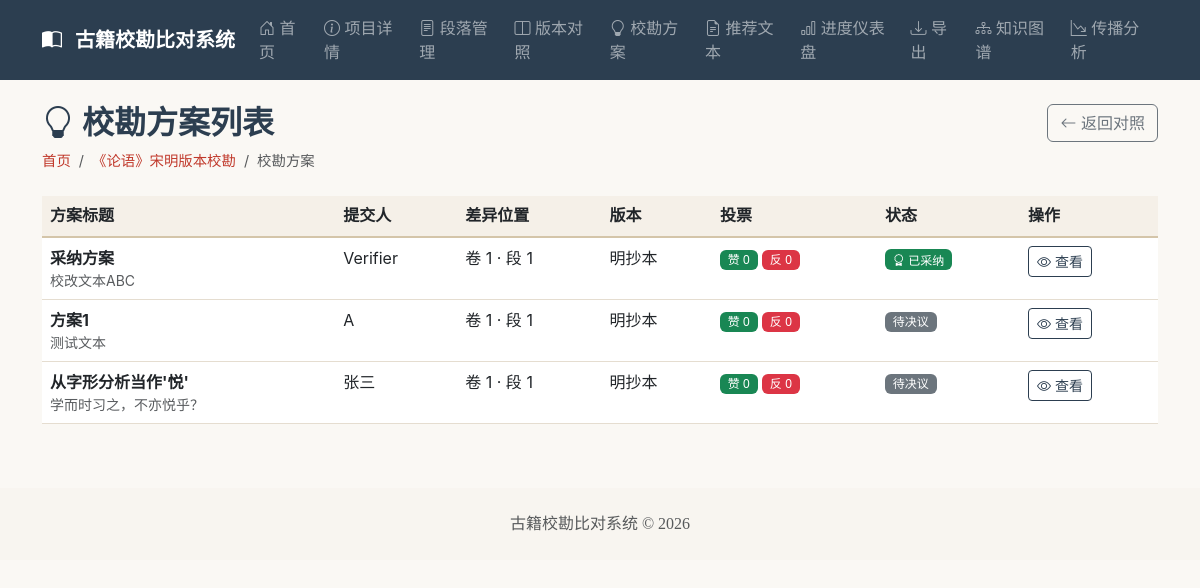
/projects/1/proposals, run on the app's committed database.
### app/models.py (models this page shows)
class Project(Base):
    __tablename__ = "project"
    id = Column(Integer, primary_key=True, autoincrement=True)
    name = Column(String(255), nullable=False)
    description = Column(Text, nullable=True)
    book_title = Column(String(255), nullable=False)
    created_at = Column(DateTime, default=datetime.now)
    versions = relationship("Version", back_populates="project", cascade="all, delete-orphan")
    diffs = relationship("Diff", back_populates="project", cascade="all, delete-orphan")

class CollationProposal(Base):
    __tablename__ = "collation_proposal"
    id = Column(Integer, primary_key=True, autoincrement=True)
    diff_id = Column(Integer, ForeignKey("diff.id", ondelete="CASCADE"), nullable=False)
    author = Column(String(255), nullable=False)
    title = Column(String(500), nullable=False)
    proposed_text = Column(Text, nullable=False)
    rationale = Column(Text, nullable=False)
    is_accepted = Column(Boolean, default=False)
    created_at = Column(DateTime, default=datetime.now)
    updated_at = Column(DateTime, default=datetime.now, onupdate=datetime.now)
    diff = relationship("Diff", back_populates="proposals")
    citations = relationship("LiteratureCitation", back_populates="proposal", cascade="all, delete-orphan")
    votes = relationship("Vote", back_populates="proposal", cascade="all, delete-orphan")
    review_records = relationship("ReviewRecord", back_populates="proposal", cascade="all, delete-orphan")

class Passage(Base):
    __tablename__ = "passage"
    id = Column(Integer, primary_key=True, autoincrement=True)
    version_id = Column(Integer, ForeignKey("version.id", ondelete="CASCADE"), nullable=False)
    volume_no = Column(Integer, nullable=False)
    paragraph_no = Column(Integer, nullable=False)
    content = Column(Text, nullable=False)
    updated_at = Column(DateTime, default=datetime.now, onupdate=datetime.now)
    __table_args__ = (UniqueConstraint("version_id", "volume_no", "paragraph_no", name="uq_version_volume_paragraph"),)
    version = relationship("Version", back_populates="passages")
    diffs = relationship("Diff", back_populates="passage", cascade="all, delete-orphan")

class Version(Base):
    __tablename__ = "version"
    id = Column(Integer, primary_key=True, autoincrement=True)
    project_id = Column(Integer, ForeignKey("project.id", ondelete="CASCADE"), nullable=False)
    name = Column(String(255), nullable=False)
    source = Column(Text, nullable=True)
    year = Column(String(50), nullable=True)
    __table_args__ = (UniqueConstraint("project_id", "name", name="uq_project_version_name"),)
    project = relationship("Project", back_populates="versions")
    passages = relationship("Passage", back_populates="version", cascade="all, delete-orphan")
    diffs = relationship("Diff", back_populates="version", cascade="all, delete-orphan")

### app/routers/resolution.py (the view)
@router.get("/projects/{project_id}/proposals", response_class=HTMLResponse)
async def proposals_list(
    request: Request,
    project_id: int,
    db: Session = Depends(get_db)
):
    project = crud.get_project(db, project_id)
    if not project:
        raise HTTPException(status_code=404, detail="项目不存在")
    diffs = crud.get_diffs_by_project(db, project_id)
    proposals_data = []
    for diff in diffs:
        proposals = crud.get_proposals_by_diff(db, diff.id)
        if proposals:
            version = crud.get_version(db, diff.version_id)
            passage = crud.get_passage(db, diff.passage_id)
            for p in proposals:
                vote_summary = crud.get_vote_summary(db, p.id)
                proposals_data.append({
                    "proposal": p,
                    "diff": diff,
                    "version": version,
                    "passage": passage,
                    "vote_summary": vote_summary
                })
    return templates.TemplateResponse("proposals_list.html", {
        "request": request,
        "project": project,
        "proposals_data": proposals_data
    })

### app/templates/proposals_list.html (shortened to what this page needs)
{% extends "base.html" %}
{% block content %}
<div class="d-flex justify-content-between align-items-start mb-4">
    <div>
        <h2 style="color: #2c3e50;">
            <i class="bi bi-lightbulb"></i> 校勘方案列表
        </h2>
        <nav aria-label="breadcrumb">
            <ol class="breadcrumb mb-0">
                <li class="breadcrumb-item"><a href="/">首页</a></li>
                <li class="breadcrumb-item"><a href="/projects/{{ project.id }}">{{ project.name }}</a></li>
                <li class="breadcrumb-item active">校勘方案</li>
            </ol>
        </nav>
    </div>
    <a href="/projects/{{ project.id }}/compare" class="btn btn-outline-secondary">
        <i class="bi bi-arrow-left"></i> 返回对照
    </a>
</div>
{% if proposals_data %}
<div class="table-responsive">
    <table class="table table-hover">
        <thead>
            <tr>
                <th>方案标题</th>
                <th>提交人</th>
                <th>差异位置</th>
                <th>版本</th>
                <th>投票</th>
                <th>状态</th>
                <th>操作</th>
            </tr>
        </thead>
        <tbody>
            {% for item in proposals_data %}
            <tr>
                <td>
                    <div class="fw-bold">{{ item.proposal.title }}</div>
                    <div class="text-muted small" style="white-space: nowrap; overflow: hidden; text-overflow: ellipsis; max-width: 300px;">
                        {{ item.proposal.proposed_text }}
                    </div>
                </td>
                <td>{{ item.proposal.author }}</td>
                <td>
                    {% if item.passage %}
                    卷 {{ item.passage.volume_no }} · 段 {{ item.passage.paragraph_no }}
                    {% else %}-{% endif %}
                </td>
                <td>{% if item.version %}{{ item.version.name }}{% else %}-{% endif %}</td>
                <td>
                    <span class="badge bg-success">赞 {{ item.vote_summary.agree_count }}</span>
                    <span class="badge bg-danger">反 {{ item.vote_summary.disagree_count }}</span>
                </td>
                <td>
                    {% if item.proposal.is_accepted %}
                    <span class="badge bg-success"><i class="bi bi-award"></i> 已采纳</span>
                    {% else %}
                    <span class="badge bg-secondary">待决议</span>
                    {% endif %}
                </td>
                <td>
                    <a href="/projects/{{ project.id }}/collaboration/{{ item.diff.id }}" class="btn btn-sm btn-outline-primary">
                        <i class="bi bi-eye"></i> 查看
                    </a>
                </td>
            </tr>
            {% endfor %}
        </tbody>
    </table>
</div>
{% endif %}
{% endblock %}

### static/css/custom.css (style rules this page uses)
body { font-family: 'Noto Sans SC', -apple-system, BlinkMacSystemFont, 'Segoe UI', sans-serif; background-color: #faf8f4; color: #2c3e50; min-height: 100vh; }
h1, h2, h3, h4, h5, h6 { font-family: 'Noto Serif SC', serif; font-weight: 600; }
.btn-outline-primary { color: #2c3e50; border-color: #2c3e50; }
.badge { font-family: 'Noto Sans SC', sans-serif; font-weight: 500; }
.table { border-color: #e5ddd0; }
.table th { font-family: 'Noto Serif SC', serif; font-weight: 600; background-color: #f5f0e8; border-bottom: 2px solid #d4c5a9; }
.table td { border-color: #e5ddd0; }
.breadcrumb { font-size: 0.9rem; }
.breadcrumb a { color: #c0392b; text-decoration: none; }

### data on the page
Project: name "《论语》宋明版本校勘"
CollationProposal: proposal "采纳方案", proposal.proposed_text "校改文本ABC", proposal.author "Verifier", is_accepted True (drawn)
Passage: passage.volume_no "1" "1" "1", passage.paragraph_no "1" "1" "1"
Version: version.name "明抄本" "明抄本" "明抄本"
CollationProposal: proposal "方案1", proposal.proposed_text "测试文本", proposal.author "A"
CollationProposal: proposal "从字形分析当作'悦'", proposal.proposed_text "学而时习之，不亦悦乎？", proposal.author "张三"

### other printed values
{{ item.vote_summary.agree_count }} "0" "0" "0"
{{ item.vote_summary.disagree_count }} "0" "0" "0"
